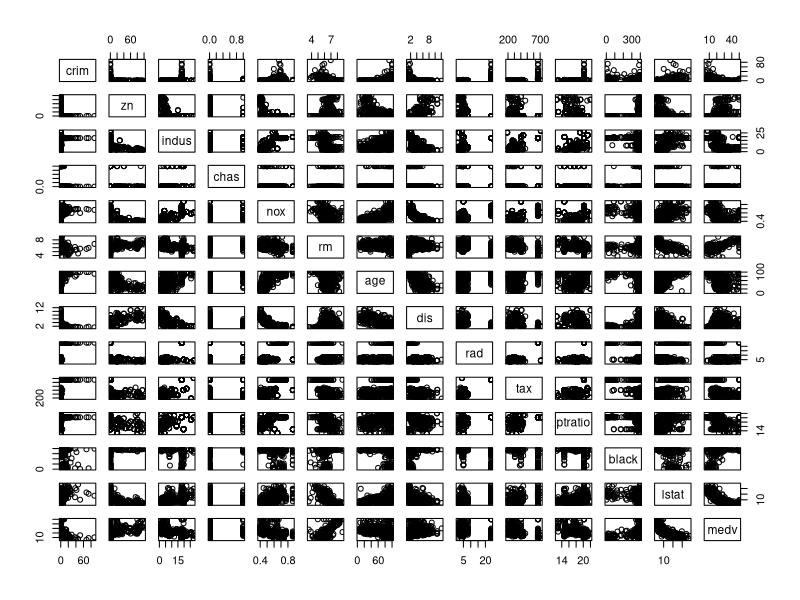
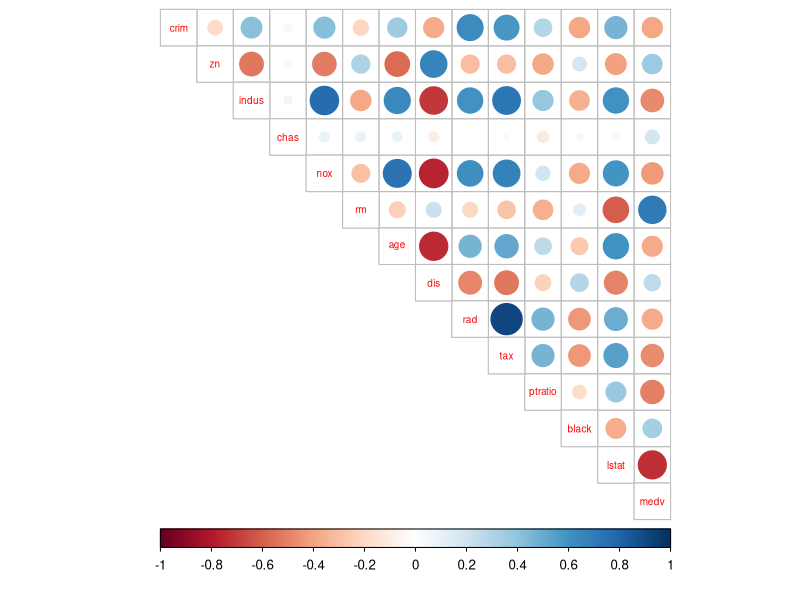
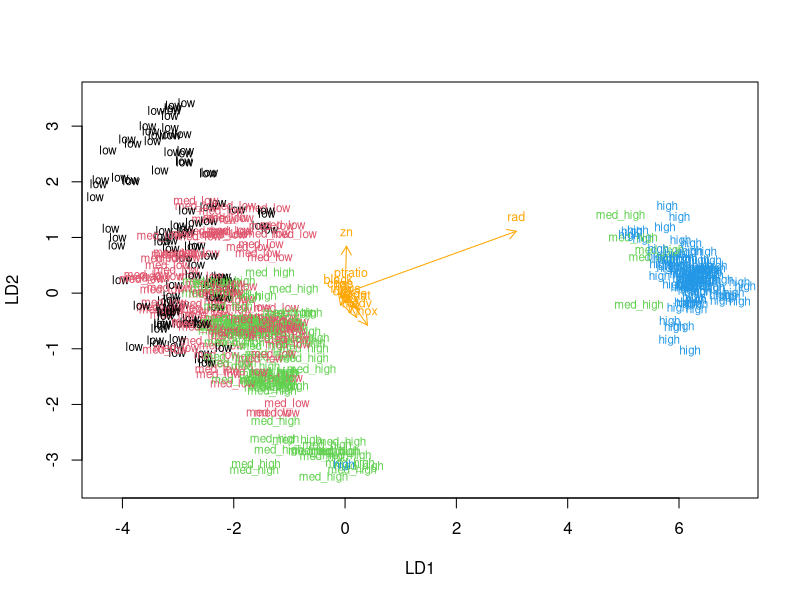
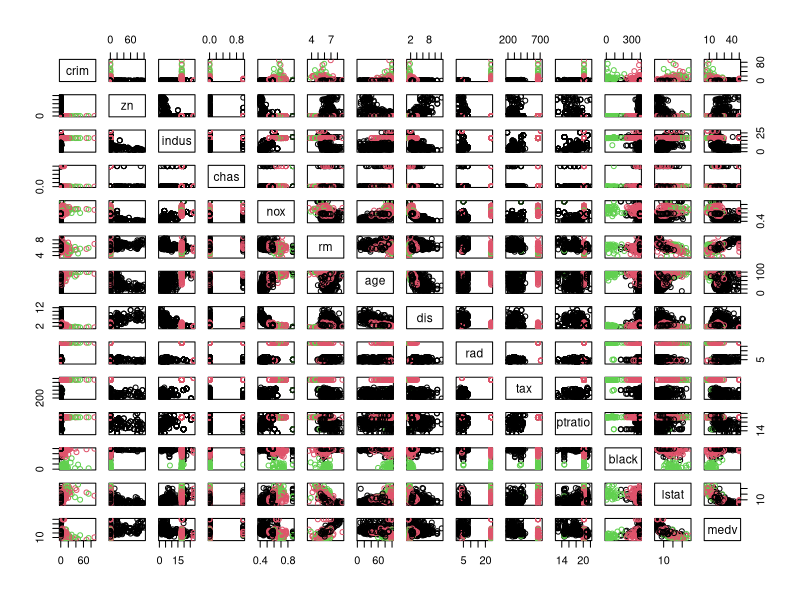
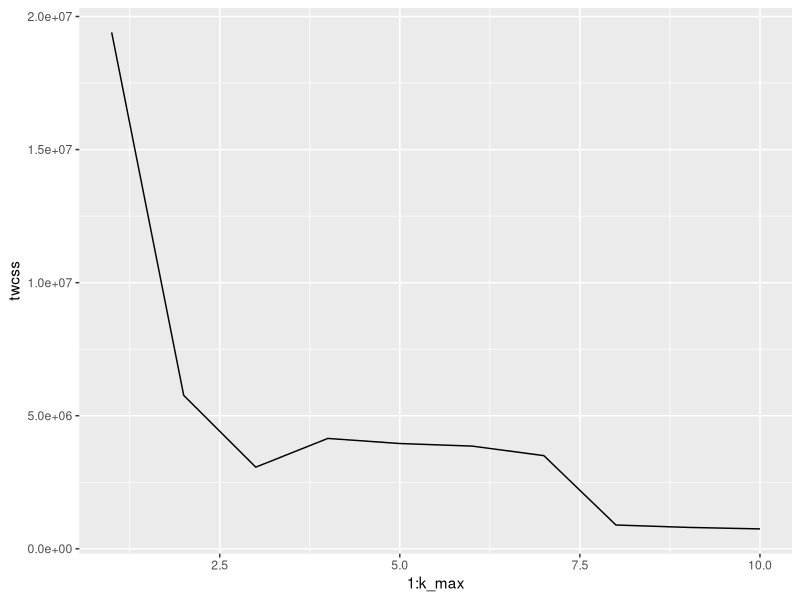
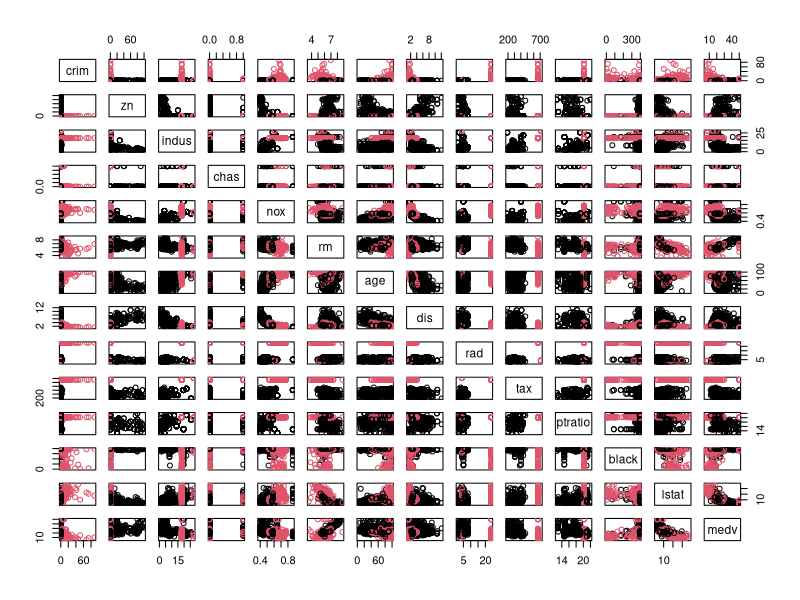

Write the R code that produced these figures, in order.
## ---- chunk 1
knitr::opts_chunk$set(echo = TRUE)
## ---- chunk 2
# access the MASS package
library(MASS)

# load the data
data("Boston")

# explore the dataset
str(Boston)
summary(Boston)

#Explanation of the dataset
# The data set is about the housing values of suburb of Boston. It has 506 observations and 14 variables.There is the pairwise comparsion between the variables of the dataset.

# plot matrix of the variables

plot(Boston)
## ---- chunk 3
# MASS, corrplot, tidyverse and Boston dataset are available
library(MASS)
library(corrplot)
library(tidyverse)
data("Boston")

# calculate the correlation matrix and round it
cor_matrix<-cor(Boston)  %>% round(digit=2)

# print the correlation matrix
cor_matrix
# Description of the variable correlations: how the variables are corelated to each other are displayed in tabular form with two rounded digit. 

# visualize the correlation matrix
corrplot(cor_matrix, method="circle", type="upper",cl.pos="b", tl.pos="d",tl.cex= 0.6)
#Descriptin of the data: The variable owner-occupied homes are highly and positvely corelated and crime rate by town is negatrively highly corelated.
## ---- chunk 4
# MASS and Boston dataset are available

# center and standardize variables
boston_scaled <- scale(Boston)

# summaries of the scaled variables
summary(boston_scaled)

# class of the boston_scaled object
class(boston_scaled)

# change the object to data frame
boston_scaled  <- as.data.frame(boston_scaled)
## ---- chunk 5
# MASS, Boston and boston_scaled are available

# summary of the scaled crime rate
summary(boston_scaled$crim)

# create a quantile vector of crim and print it
bins <- quantile(boston_scaled$crim)
bins

# create a categorical variable 'crime'
crime <- cut(boston_scaled$crim, breaks = bins, include.lowest = TRUE, labels = c("low", "med_low", "med_high", "high"))

# look at the table of the new factor crime
table(crime)

# remove original crim from the dataset
boston_scaled <- dplyr::select(boston_scaled, -crim)

# add the new categorical value to scaled data
boston_scaled <- data.frame(boston_scaled, crime)

## ---- chunk 6
# boston_scaled is available

# number of rows in the Boston dataset 
n <- nrow(boston_scaled)

# choose randomly 80% of the rows
ind <- sample(n,  size = n * 0.8)

# create train set
train <- boston_scaled[ind,]

# create test set 
test <- boston_scaled[-ind,]

# save the correct classes from test data
correct_classes <- test$crime

# remove the crime variable from test data
test <- dplyr::select(test, -crime)

## ---- chunk 7
# MASS and train are available

# linear discriminant analysis
lda.fit <- lda(crime ~ ., data = train)

# print the lda.fit object
lda.fit

# the function for lda biplot arrows
lda.arrows <- function(x, myscale = 1, arrow_heads = 0.1, color = "orange", tex = 0.75, choices = c(1,2)){
  heads <- coef(x)
  arrows(x0 = 0, y0 = 0, 
         x1 = myscale * heads[,choices[1]], 
         y1 = myscale * heads[,choices[2]], col=color, length = arrow_heads)
  text(myscale * heads[,choices], labels = row.names(heads), 
       cex = tex, col=color, pos=3)
}

# target classes as numeric
classes <- as.numeric(train$crime)

# plot the lda results
plot(lda.fit, dimen = 2, col = classes, pch = classes)
lda.arrows(lda.fit, myscale = 1)

## ---- chunk 8
# lda.fit, correct_classes and test are available

# predict classes with test data
lda.pred <- predict(lda.fit, newdata = test)

# cross tabulate the results
table(correct = correct_classes, predicted = lda.pred$class)
## ---- chunk 9
# load MASS and Boston
library(MASS)
data('Boston')

# euclidean distance matrix
dist_eu <- dist(Boston)

# look at the summary of the distances
summary(dist_eu)

# manhattan distance matrix
dist_man <- dist(Boston, method= 'manhattan')

# look at the summary of the distances

summary(dist_man)
## ---- chunk 10
# Boston dataset is available

# k-means clustering
km <-kmeans(Boston, centers = 3)

# plot the Boston dataset with clusters
pairs(Boston, col = km$cluster)
## ---- chunk 11
# MASS, ggplot2 and Boston dataset are available
set.seed(123)

# determine the number of clusters
k_max <- 10

# calculate the total within sum of squares
twcss <- sapply(1:k_max, function(k){kmeans(Boston, k)$tot.withinss})

# visualize the results
qplot(x = 1:k_max, y = twcss, geom = 'line')

# k-means clustering
km <-kmeans(Boston, centers = 2)

# plot the Boston dataset with clusters
pairs(Boston, col = km$cluster)
